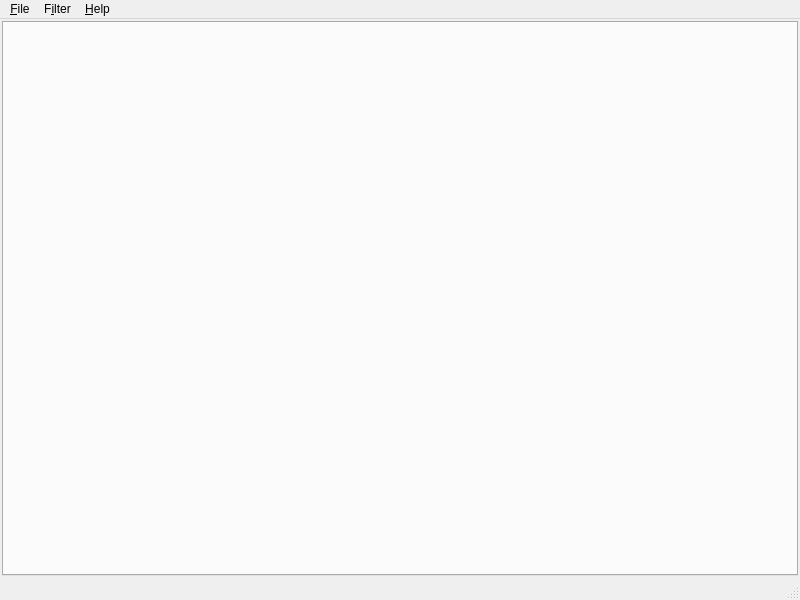
<?xml version="1.0" encoding="UTF-8"?>
<ui version="4.0">
 <class>MainWindow</class>
 <widget class="QMainWindow" name="MainWindow">
  <property name="geometry">
   <rect>
    <x>0</x>
    <y>0</y>
    <width>800</width>
    <height>600</height>
   </rect>
  </property>
  <property name="windowTitle">
   <string>MainWindow</string>
  </property>
  <widget class="QWidget" name="centralwidget">
   <property name="sizePolicy">
    <sizepolicy hsizetype="Expanding" vsizetype="Expanding">
     <horstretch>0</horstretch>
     <verstretch>0</verstretch>
    </sizepolicy>
   </property>
   <layout class="QVBoxLayout" name="verticalLayout">
    <property name="spacing">
     <number>2</number>
    </property>
    <property name="leftMargin">
     <number>2</number>
    </property>
    <property name="topMargin">
     <number>2</number>
    </property>
    <property name="rightMargin">
     <number>2</number>
    </property>
    <property name="bottomMargin">
     <number>2</number>
    </property>
    <item>
     <widget class="QTabWidget" name="tabWidget">
      <property name="currentIndex">
       <number>-1</number>
      </property>
      <property name="tabsClosable">
       <bool>true</bool>
      </property>
     </widget>
    </item>
   </layout>
  </widget>
  <widget class="QMenuBar" name="menubar">
   <property name="geometry">
    <rect>
     <x>0</x>
     <y>0</y>
     <width>800</width>
     <height>33</height>
    </rect>
   </property>
   <widget class="QMenu" name="menu_File">
    <property name="title">
     <string>&amp;File</string>
    </property>
    <addaction name="action_New_Tab"/>
    <addaction name="action_Close_Tab"/>
    <addaction name="separator"/>
    <addaction name="action_Scan_Libraries"/>
    <addaction name="action_Manage_Libraries"/>
    <addaction name="separator"/>
    <addaction name="action_Settings"/>
    <addaction name="separator"/>
    <addaction name="action_Exit"/>
   </widget>
   <widget class="QMenu" name="menu_Help">
    <property name="title">
     <string>&amp;Help</string>
    </property>
    <addaction name="action_About"/>
   </widget>
   <widget class="QMenu" name="menuFilter">
    <property name="title">
     <string>F&amp;ilter</string>
    </property>
   </widget>
   <addaction name="menu_File"/>
   <addaction name="menuFilter"/>
   <addaction name="menu_Help"/>
  </widget>
  <widget class="QStatusBar" name="statusbar"/>
  <action name="action_About">
   <property name="text">
    <string>&amp;About</string>
   </property>
  </action>
  <action name="action_Exit">
   <property name="text">
    <string>E&amp;xit</string>
   </property>
  </action>
  <action name="action_New_Tab">
   <property name="text">
    <string>&amp;New Tab</string>
   </property>
  </action>
  <action name="action_Close_Tab">
   <property name="text">
    <string>&amp;Close Tab</string>
   </property>
  </action>
  <action name="action_Manage_Libraries">
   <property name="text">
    <string>Manage &amp;Libraries</string>
   </property>
  </action>
  <action name="action_Settings">
   <property name="text">
    <string>Settings</string>
   </property>
  </action>
  <action name="action_Scan_Libraries">
   <property name="text">
    <string>&amp;Scan Libraries</string>
   </property>
  </action>
 </widget>
 <resources/>
 <connections>
  <connection>
   <sender>tabWidget</sender>
   <signal>tabCloseRequested(int)</signal>
   <receiver>MainWindow</receiver>
   <slot>close_search_tab(int)</slot>
   <hints>
    <hint type="sourcelabel">
     <x>399</x>
     <y>300</y>
    </hint>
    <hint type="destinationlabel">
     <x>399</x>
     <y>299</y>
    </hint>
   </hints>
  </connection>
  <connection>
   <sender>action_New_Tab</sender>
   <signal>triggered()</signal>
   <receiver>MainWindow</receiver>
   <slot>new_search_tab()</slot>
   <hints>
    <hint type="sourcelabel">
     <x>-1</x>
     <y>-1</y>
    </hint>
    <hint type="destinationlabel">
     <x>399</x>
     <y>299</y>
    </hint>
   </hints>
  </connection>
  <connection>
   <sender>action_Close_Tab</sender>
   <signal>triggered()</signal>
   <receiver>MainWindow</receiver>
   <slot>close_current_search_tab()</slot>
   <hints>
    <hint type="sourcelabel">
     <x>-1</x>
     <y>-1</y>
    </hint>
    <hint type="destinationlabel">
     <x>399</x>
     <y>299</y>
    </hint>
   </hints>
  </connection>
  <connection>
   <sender>action_Exit</sender>
   <signal>triggered()</signal>
   <receiver>MainWindow</receiver>
   <slot>close()</slot>
   <hints>
    <hint type="sourcelabel">
     <x>-1</x>
     <y>-1</y>
    </hint>
    <hint type="destinationlabel">
     <x>399</x>
     <y>299</y>
    </hint>
   </hints>
  </connection>
  <connection>
   <sender>action_Manage_Libraries</sender>
   <signal>triggered()</signal>
   <receiver>MainWindow</receiver>
   <slot>manage_library_roots()</slot>
   <hints>
    <hint type="sourcelabel">
     <x>-1</x>
     <y>-1</y>
    </hint>
    <hint type="destinationlabel">
     <x>399</x>
     <y>299</y>
    </hint>
   </hints>
  </connection>
  <connection>
   <sender>action_Settings</sender>
   <signal>triggered()</signal>
   <receiver>MainWindow</receiver>
   <slot>open_settings_dialog()</slot>
   <hints>
    <hint type="sourcelabel">
     <x>-1</x>
     <y>-1</y>
    </hint>
    <hint type="destinationlabel">
     <x>399</x>
     <y>299</y>
    </hint>
   </hints>
  </connection>
  <connection>
   <sender>action_Scan_Libraries</sender>
   <signal>triggered()</signal>
   <receiver>MainWindow</receiver>
   <slot>scan_libraries()</slot>
   <hints>
    <hint type="sourcelabel">
     <x>-1</x>
     <y>-1</y>
    </hint>
    <hint type="destinationlabel">
     <x>399</x>
     <y>299</y>
    </hint>
   </hints>
  </connection>
 </connections>
 <slots>
  <slot>close_search_tab(int)</slot>
  <slot>new_search_tab()</slot>
  <slot>close_current_search_tab()</slot>
  <slot>manage_library_roots()</slot>
  <slot>open_settings_dialog()</slot>
  <slot>scan_libraries()</slot>
 </slots>
</ui>
